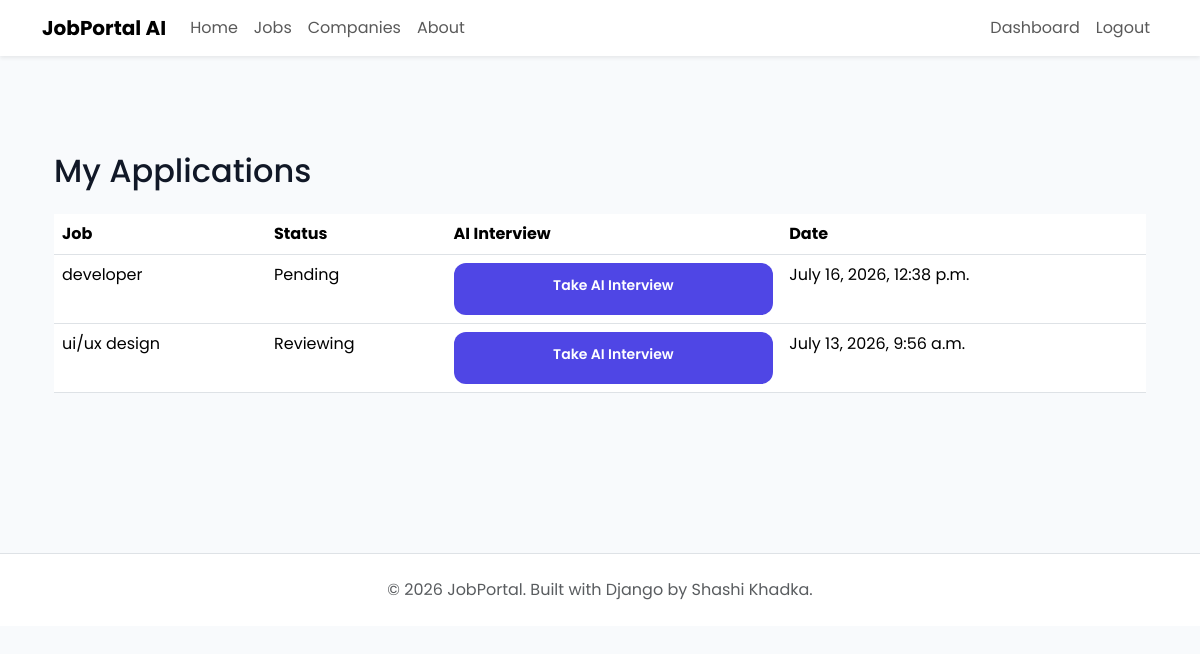
The app's page /applications/my-applications/ (signed in), older data.
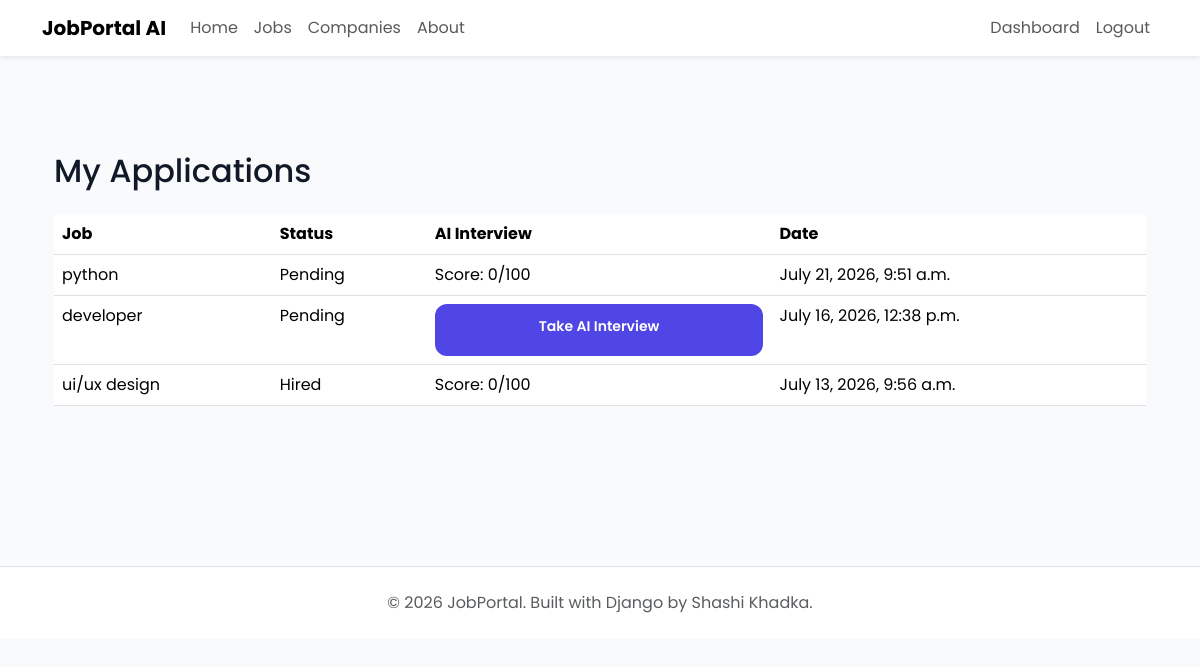
The same page, newer data.
### applications/models.py (models this page shows, shortened)
class Application(models.Model):
    applicant = models.ForeignKey( settings.AUTH_USER_MODEL, on_delete=models.CASCADE, related_name="applications" )
    job = models.ForeignKey( Job, on_delete=models.CASCADE,related_name="applications")
    resume = models.FileField( upload_to="resumes/")
    cover_letter = models.TextField( blank=True)
    status = models.CharField( max_length=20,choices=Applicationstatus.choices,default=Applicationstatus.PENDING )
    applied_at = models.DateTimeField(auto_now_add=True)
    first_name = models.CharField(max_length=100, default="")
    last_name = models.CharField(max_length=100, default="")
    location = models.CharField(max_length=100, default="")
    class Meta:
        ordering = ["-applied_at"]
        unique_together = ("applicant", "job")

class AIInterview(models.Model):
    application = models.OneToOneField( Application, on_delete=models.CASCADE)
    questions = models.JSONField(default=list, blank=True)
    answers = models.JSONField(default=list, blank=True)
    score = models.IntegerField(default=0)
    feedback = models.TextField(blank=True)
    completed = models.BooleanField(default=False)

### jobs/models.py (models this page shows, shortened)
class Job(models.Model):
    class EmploymentType(models.TextChoices):
        FULL_TIME = "Full Time"
        PART_TIME = "Part Time"
        INTERNSHIP = "Internship"
        CONTRACT = "Contract"
    class ExperienceLevel(models.TextChoices):
        ENTRY =  "Entry Level"
        MID =  "Mid Level"
        SENIOR = "Senior Level"
    company = models.ForeignKey(Company,on_delete=models.CASCADE,related_name="jobs")
    title = models.CharField(max_length=200)
    slug = models.SlugField(unique=True,blank=True)
    description = models.TextField()
    location = models.CharField(max_length=150)
    employment_type = models.CharField(max_length=20,choices=EmploymentType.choices)
    experience_level = models.CharField( max_length=20, choices=ExperienceLevel.choices )
    salary_min = models.PositiveIntegerField()
    salary_max = models.PositiveIntegerField()
    vacancies = models.PositiveIntegerField(default=1)
    deadline = models.DateField()
    is_active = models.BooleanField(default=True)
    created_at = models.DateTimeField(auto_now_add=True)
    updated_at = models.DateTimeField(auto_now=True)

### applications/views.py (the view)
# urls.py: path("my-applications/",views.my_applications,name="my-applications"),
@login_required
def my_applications(request):
    applications = Application.objects.filter( applicant=request.user)
    return render(request,"applications/my_application.html",{"applications": applications})

### templates/applications/my_application.html (shortened to what this page needs)
{% extends "base.html" %}
{% block content %}
<div class="container py-5">
  <h2 class="mb-4">My Applications</h2>
  <table class="table">
    <thead>
      <tr>
        <th>Job</th>
        <th>Status</th>
        <th>AI Interview</th>
        <th>Date</th>
      </tr>
    </thead>
    <tbody>
      {% for application in applications %}
      <tr>
        <td>{{ application.job.title }}</td>
        <td>{{ application.status }}</td>
        <td>
          {% if application.aiinterview.completed %}
            Score: {{ application.aiinterview.score }}/100
          {% else %}
            <a href="{% url 'start-interview' application.id %}" class="btn btn-sm btn-primary-custom">
              Take AI Interview
            </a>
          {% endif %}
        </td>
        <td>{{ application.applied_at }}</td>
      </tr>
      {% empty %}
      <tr>
        <td colspan="4" class="text-center">You haven't submitted any applications yet.</td>
      </tr>
      {% endfor %}
    </tbody>
  </table>
</div>
{% endblock %}

Row changes from the older to the newer data that the page shows:
added Application: job "python", status "Pending", aiinterview.score "0", applied_at "July 21, 2026, 9:51 a.m."
changed Application "ui/ux design": status "Reviewing" → "Hired"; aiinterview.score (not shown) → "0"; text "Take AI Interview" → "Score: /100"
